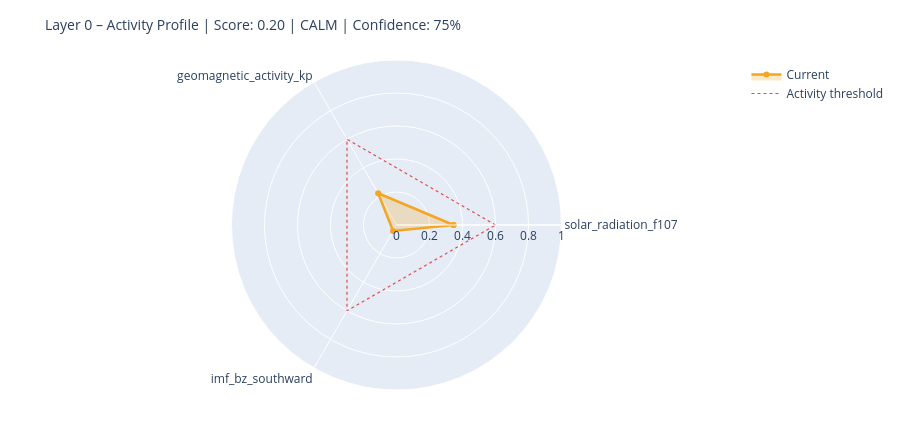

The notebook cell saved with this chart:
### Markdown cell above
---
## 6. State Assessment & Handoff to Layer 1

### Code cell
# ============================================================
# STEP 1 – Collect raw values with source modes
# Mode: 'primary' | 'fallback_3h' | 'last_valid' | 'missing'
# ============================================================

def safe_last(df, col):
    if df is None or col not in df.columns: return None
    s = df[col].dropna()
    return float(s.iloc[-1]) if not s.empty else None

f107_now = safe_last(df_f107, 'f10.7')
bz_now   = safe_last(df_mag,  'bz_gsm')
kp_now   = safe_last(df_kp,   'kp')
sw_now   = safe_last(df_sw,   'speed')

source_modes = {
    'F10.7':    'primary'  if f107_now is not None else 'missing',
    'Kp':       'primary'  if kp_now   is not None else 'missing',
    'IMF_Bz':   'primary'  if bz_now   is not None else 'missing',
    'SW_speed': 'primary'  if sw_now   is not None else 'missing',
}

# Kp Fallback – 3h endpoint
if kp_now is None:
    try:
        r = requests.get(
            'https://services.swpc.noaa.gov/json/noaa-planetary-k-index.json',
            timeout=10)
        r.raise_for_status()
        fb = pd.DataFrame(r.json())
        tc = next((c for c in fb.columns if 'time' in c.lower()), fb.columns[0])
        kc = next((c for c in fb.columns if 'kp' in c.lower() and c != tc), None)
        if kc:
            fb[kc] = fb[kc].astype(str).str.extract(r'([0-9]+(?:\.[0-9]*)?)')[0]
            fb[kc] = pd.to_numeric(fb[kc], errors='coerce')
            fb = fb[fb[kc] >= 0].dropna(subset=[kc])
            if not fb.empty:
                kp_now = float(fb[kc].iloc[-1])
                source_modes['Kp'] = 'fallback_3h'
                print(f'  Kp fallback (3h): {kp_now:.1f}')
    except Exception as e:
        print(f'  Kp fallback failed: {e}')

# Solar Wind Fallback – last valid value
if sw_now is None and df_sw is not None and 'speed' in df_sw.columns:
    s = df_sw['speed'].dropna()
    if not s.empty:
        sw_now = float(s.iloc[-1])
        source_modes['SW_speed'] = 'last_valid'
        print(f'  SW fallback (last_valid): {sw_now:.0f} km/s')

print()
print('Source modes:', source_modes)

# ============================================================
# STEP 2 – Score from available components only
# ============================================================

def norm(v, lo, hi):
    if v is None: return None
    return max(0.0, min(1.0, (v - lo) / (hi - lo)))

COMPONENTS = {
    'solar_radiation_f107':    (f107_now, norm(f107_now, 60, 250)),
    'geomagnetic_activity_kp': (kp_now,   norm(kp_now,   0,   9)),
    'imf_bz_southward':        (bz_now,   norm(-(bz_now or 0) if bz_now else None, -5, 30)
                                           if bz_now is not None else None),
    'solar_wind_speed':        (sw_now,   norm(sw_now, 300, 800)),
}

available   = {k: v[1] for k, v in COMPONENTS.items() if v[1] is not None}
unavailable = [k for k, v in COMPONENTS.items() if v[1] is None]

layer0_score = round(sum(available.values()) / len(available), 4) if available else None
confidence   = round(len(available) / len(COMPONENTS), 2)

level = ('unknown'  if layer0_score is None
         else 'calm'     if layer0_score < 0.3
         else 'moderate' if layer0_score < 0.6
         else 'active')

# ============================================================
# STEP 3 – Dominant Driver
# ============================================================

def dominant_driver(kp, f107, bz, sw):
    candidates = []
    if kp   is not None and kp   >= 4:   candidates.append(('geomagnetic',    kp / 9))
    if sw   is not None and sw   >= 500:  candidates.append(('solar_wind',     sw / 800))
    if bz   is not None and bz   <= -5:   candidates.append(('imf_southward',  abs(bz) / 30))
    if f107 is not None and f107 >= 150:  candidates.append(('solar_radiation',f107 / 250))
    return max(candidates, key=lambda x: x[1])[0] if candidates else 'none'

driver = dominant_driver(kp_now, f107_now, bz_now, sw_now)

# ============================================================
# STEP 4 – Downstream expectations
# ============================================================

def downstream_expectation(driver, score, kp, bz, f107):
    exp = {
        'magnetosphere':        'calm',
        'ionosphere':           'calm',
        'schumann_resonance':   'unchanged',
        'lithosphere_currents': 'low',
    }
    if driver == 'geomagnetic' or (kp and kp >= 5):
        exp['magnetosphere']        = 'compressed / storm'
        exp['ionosphere']           = 'elevated disturbance (TEC variability)'
        exp['schumann_resonance']   = 'elevated amplitude possible'
        exp['lithosphere_currents'] = 'elevated induction currents'
    elif driver == 'imf_southward' or (bz and bz <= -5):
        exp['magnetosphere']        = 'energy coupling active'
        exp['ionosphere']           = 'elevated electron density possible'
        exp['schumann_resonance']   = 'slight modulation possible'
    elif driver == 'solar_radiation' or (f107 and f107 >= 150):
        exp['ionosphere']           = 'elevated ionization (F-layer)'
        exp['schumann_resonance']   = 'slightly elevated background activity'
    return exp

downstream = downstream_expectation(driver, layer0_score, kp_now, bz_now, f107_now)

# ============================================================
# CONSOLE OUTPUT
# ============================================================

W = 58
print('=' * W)
print('LAYER 0 – STATE ASSESSMENT')
print('=' * W)
for name, (raw_v, score_v) in COMPONENTS.items():
    if score_v is not None:
        bar = '█' * int(score_v * 20) + '░' * (20 - int(score_v * 20))
        print(f'  {name:<35}  {bar}  {score_v:.2f}')
    else:
        print(f'  {name:<35}  {"─" * 20}  n/a')
print('-' * W)
print(f'  Score ({len(available)}/{len(COMPONENTS)} components):  {layer0_score:.3f}')
print(f'  Confidence:         {confidence:.0%}')
print(f'  Level:              {level.upper()}')
print(f'  Dominant Driver:    {driver}')

# Radar chart
cats = list(available.keys())
vals = list(available.values())
if len(cats) >= 3:
    fig = go.Figure()
    fig.add_trace(go.Scatterpolar(
        r=vals + [vals[0]], theta=cats + [cats[0]],
        fill='toself', fillcolor='rgba(242,166,35,0.25)',
        line=dict(color='#F2A623', width=2.5), name='Current'
    ))
    fig.add_trace(go.Scatterpolar(
        r=[0.6] * (len(cats) + 1), theta=cats + [cats[0]],
        line=dict(color='#E24B4A', dash='dot', width=1.2),
        mode='lines', name='Activity threshold'
    ))
    fig.update_layout(
        title=dict(text=f'Layer 0 – Activity Profile | Score: {layer0_score:.2f} | {level.upper()} | Confidence: {confidence:.0%}',
                   font=dict(size=14)),
        polar=dict(radialaxis=dict(visible=True, range=[0, 1])),
        height=430, showlegend=True,
        margin=dict(l=60, r=60, t=60, b=40)
    )
    fig.show()

### Figure 1 — Plotly figure (JSON) as saved in the notebook; plotly's stock layout.template omitted (floating-point values rounded to 4 significant figures)
{"data": [{"fill": "toself", "fillcolor": "rgba(242,166,35,0.25)", "line": {"color": "#F2A623", "width": 2.5}, "name": "Current", "r": [0.3457, 0.2222, 0.042, 0.3457], "theta": ["solar_radiation_f107", "geomagnetic_activity_kp", "imf_bz_southward", "solar_radiation_f107"], "type": "scatterpolar"}, {"line": {"color": "#E24B4A", "dash": "dot", "width": 1.2}, "mode": "lines", "name": "Activity threshold", "r": [0.6, 0.6, 0.6, 0.6], "theta": ["solar_radiation_f107", "geomagnetic_activity_kp", "imf_bz_southward", "solar_radiation_f107"], "type": "scatterpolar"}], "layout": {"height": 430, "margin": {"b": 40, "l": 60, "r": 60, "t": 60}, "polar": {"radialaxis": {"range": [0, 1], "visible": true}}, "showlegend": true, "title": {"font": {"size": 14}, "text": "Layer 0 – Activity Profile | Score: 0.20 | CALM | Confidence: 75%"}}}
